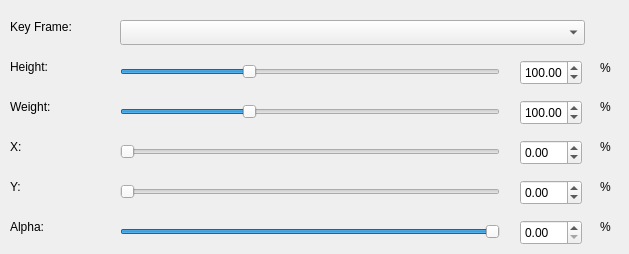
    <widget class="QWidget" name="tablayout">
     <attribute name="title">
      <string>Layout</string>
     </attribute>
     <widget class="QLabel" name="label_13">
      <property name="geometry">
       <rect>
        <x>10</x>
        <y>20</y>
        <width>80</width>
        <height>15</height>
       </rect>
      </property>
      <property name="text">
       <string>&lt;html&gt;&lt;head/&gt;&lt;body&gt;&lt;p&gt;Key Frame:&lt;/p&gt;&lt;/body&gt;&lt;/html&gt;</string>
      </property>
      <property name="alignment">
       <set>Qt::AlignLeading|Qt::AlignLeft|Qt::AlignVCenter</set>
      </property>
     </widget>
     <widget class="QSlider" name="sliderheight">
      <property name="geometry">
       <rect>
        <x>120</x>
        <y>60</y>
        <width>380</width>
        <height>24</height>
       </rect>
      </property>
      <property name="maximum">
       <number>300</number>
      </property>
      <property name="value">
       <number>100</number>
      </property>
      <property name="sliderPosition">
       <number>100</number>
      </property>
      <property name="orientation">
       <enum>Qt::Horizontal</enum>
      </property>
     </widget>
     <widget class="QLabel" name="label_14">
      <property name="geometry">
       <rect>
        <x>10</x>
        <y>140</y>
        <width>60</width>
        <height>15</height>
       </rect>
      </property>
      <property name="text">
       <string>&lt;html&gt;&lt;head/&gt;&lt;body&gt;&lt;p&gt;X:&lt;/p&gt;&lt;/body&gt;&lt;/html&gt;</string>
      </property>
     </widget>
     <widget class="QDoubleSpinBox" name="spnweight">
      <property name="geometry">
       <rect>
        <x>520</x>
        <y>100</y>
        <width>62</width>
        <height>25</height>
       </rect>
      </property>
      <property name="minimum">
       <double>1.000000000000000</double>
      </property>
      <property name="maximum">
       <double>300.000000000000000</double>
      </property>
      <property name="value">
       <double>100.000000000000000</double>
      </property>
     </widget>
     <widget class="QDoubleSpinBox" name="spnx">
      <property name="geometry">
       <rect>
        <x>520</x>
        <y>140</y>
        <width>62</width>
        <height>25</height>
       </rect>
      </property>
      <property name="minimum">
       <double>-200.000000000000000</double>
      </property>
      <property name="value">
       <double>0.000000000000000</double>
      </property>
     </widget>
     <widget class="QLabel" name="label_16">
      <property name="geometry">
       <rect>
        <x>10</x>
        <y>60</y>
        <width>80</width>
        <height>15</height>
       </rect>
      </property>
      <property name="text">
       <string>&lt;html&gt;&lt;head/&gt;&lt;body&gt;&lt;p&gt;Height:&lt;/p&gt;&lt;/body&gt;&lt;/html&gt;</string>
      </property>
      <property name="alignment">
       <set>Qt::AlignLeading|Qt::AlignLeft|Qt::AlignVCenter</set>
      </property>
     </widget>
     <widget class="QLabel" name="label_15">
      <property name="geometry">
       <rect>
        <x>10</x>
        <y>100</y>
        <width>80</width>
        <height>15</height>
       </rect>
      </property>
      <property name="text">
       <string>&lt;html&gt;&lt;head/&gt;&lt;body&gt;&lt;p&gt;Weight:&lt;/p&gt;&lt;/body&gt;&lt;/html&gt;</string>
      </property>
      <property name="alignment">
       <set>Qt::AlignLeading|Qt::AlignLeft|Qt::AlignVCenter</set>
      </property>
     </widget>
     <widget class="QComboBox" name="cmbkeyimage">
      <property name="geometry">
       <rect>
        <x>120</x>
        <y>20</y>
        <width>465</width>
        <height>25</height>
       </rect>
      </property>
     </widget>
     <widget class="QDoubleSpinBox" name="spnheight">
      <property name="geometry">
       <rect>
        <x>520</x>
        <y>60</y>
        <width>62</width>
        <height>25</height>
       </rect>
      </property>
      <property name="decimals">
       <number>2</number>
      </property>
      <property name="minimum">
       <double>1.000000000000000</double>
      </property>
      <property name="maximum">
       <double>300.000000000000000</double>
      </property>
      <property name="singleStep">
       <double>1.000000000000000</double>
      </property>
      <property name="value">
       <double>100.000000000000000</double>
      </property>
     </widget>
     <widget class="QLabel" name="label_21">
      <property name="geometry">
       <rect>
        <x>600</x>
        <y>60</y>
        <width>20</width>
        <height>16</height>
       </rect>
      </property>
      <property name="text">
       <string>&lt;html&gt;&lt;head/&gt;&lt;body&gt;&lt;p&gt;%&lt;/p&gt;&lt;/body&gt;&lt;/html&gt;</string>
      </property>
     </widget>
     <widget class="QLabel" name="label_22">
      <property name="geometry">
       <rect>
        <x>10</x>
        <y>180</y>
        <width>60</width>
        <height>15</height>
       </rect>
      </property>
      <property name="text">
       <string>&lt;html&gt;&lt;head/&gt;&lt;body&gt;&lt;p&gt;Y:&lt;/p&gt;&lt;/body&gt;&lt;/html&gt;</string>
      </property>
     </widget>
     <widget class="QLabel" name="label_23">
      <property name="geometry">
       <rect>
        <x>10</x>
        <y>220</y>
        <width>80</width>
        <height>15</height>
       </rect>
      </property>
      <property name="text">
       <string>&lt;html&gt;&lt;head/&gt;&lt;body&gt;&lt;p&gt;Alpha:&lt;/p&gt;&lt;/body&gt;&lt;/html&gt;</string>
      </property>
      <property name="alignment">
       <set>Qt::AlignLeading|Qt::AlignLeft|Qt::AlignVCenter</set>
      </property>
     </widget>
     <widget class="QDoubleSpinBox" name="spny">
      <property name="geometry">
       <rect>
        <x>520</x>
        <y>180</y>
        <width>62</width>
        <height>25</height>
       </rect>
      </property>
      <property name="minimum">
       <double>-200.000000000000000</double>
      </property>
      <property name="maximum">
       <double>200.000000000000000</double>
      </property>
      <property name="value">
       <double>0.000000000000000</double>
      </property>
     </widget>
     <widget class="QDoubleSpinBox" name="spnalpha">
      <property name="geometry">
       <rect>
        <x>520</x>
        <y>220</y>
        <width>62</width>
        <height>25</height>
       </rect>
      </property>
      <property name="maximum">
       <double>100.000000000000000</double>
      </property>
      <property name="value">
       <double>0.000000000000000</double>
      </property>
     </widget>
     <widget class="QLabel" name="label_24">
      <property name="geometry">
       <rect>
        <x>600</x>
        <y>100</y>
        <width>20</width>
        <height>15</height>
       </rect>
      </property>
      <property name="text">
       <string>&lt;html&gt;&lt;head/&gt;&lt;body&gt;&lt;p&gt;%&lt;/p&gt;&lt;/body&gt;&lt;/html&gt;</string>
      </property>
     </widget>
     <widget class="QLabel" name="label_25">
      <property name="geometry">
       <rect>
        <x>600</x>
        <y>140</y>
        <width>20</width>
        <height>15</height>
       </rect>
      </property>
      <property name="text">
       <string>&lt;html&gt;&lt;head/&gt;&lt;body&gt;&lt;p&gt;%&lt;/p&gt;&lt;/body&gt;&lt;/html&gt;</string>
      </property>
     </widget>
     <widget class="QLabel" name="label_26">
      <property name="geometry">
       <rect>
        <x>600</x>
        <y>180</y>
        <width>20</width>
        <height>15</height>
       </rect>
      </property>
      <property name="text">
       <string>&lt;html&gt;&lt;head/&gt;&lt;body&gt;&lt;p&gt;%&lt;/p&gt;&lt;/body&gt;&lt;/html&gt;</string>
      </property>
     </widget>
     <widget class="QLabel" name="label_52">
      <property name="geometry">
       <rect>
        <x>600</x>
        <y>220</y>
        <width>20</width>
        <height>15</height>
       </rect>
      </property>
      <property name="text">
       <string>&lt;html&gt;&lt;head/&gt;&lt;body&gt;&lt;p&gt;%&lt;/p&gt;&lt;/body&gt;&lt;/html&gt;</string>
      </property>
     </widget>
     <widget class="QSlider" name="sliderweight">
      <property name="geometry">
       <rect>
        <x>120</x>
        <y>100</y>
        <width>380</width>
        <height>24</height>
       </rect>
      </property>
      <property name="maximum">
       <number>300</number>
      </property>
      <property name="value">
       <number>100</number>
      </property>
      <property name="orientation">
       <enum>Qt::Horizontal</enum>
      </property>
     </widget>
     <widget class="QSlider" name="sliderx">
      <property name="geometry">
       <rect>
        <x>120</x>
        <y>140</y>
        <width>380</width>
        <height>24</height>
       </rect>
      </property>
      <property name="maximum">
       <number>100</number>
      </property>
      <property name="orientation">
       <enum>Qt::Horizontal</enum>
      </property>
     </widget>
     <widget class="QSlider" name="slidery">
      <property name="geometry">
       <rect>
        <x>120</x>
        <y>180</y>
        <width>380</width>
        <height>24</height>
       </rect>
      </property>
      <property name="maximum">
       <number>100</number>
      </property>
      <property name="orientation">
       <enum>Qt::Horizontal</enum>
      </property>
     </widget>
     <widget class="QSlider" name="slideralpha">
      <property name="geometry">
       <rect>
        <x>120</x>
        <y>220</y>
        <width>380</width>
        <height>24</height>
       </rect>
      </property>
      <property name="maximum">
       <number>100</number>
      </property>
      <property name="value">
       <number>100</number>
      </property>
      <property name="orientation">
       <enum>Qt::Horizontal</enum>
      </property>
     </widget>
    </widget>
